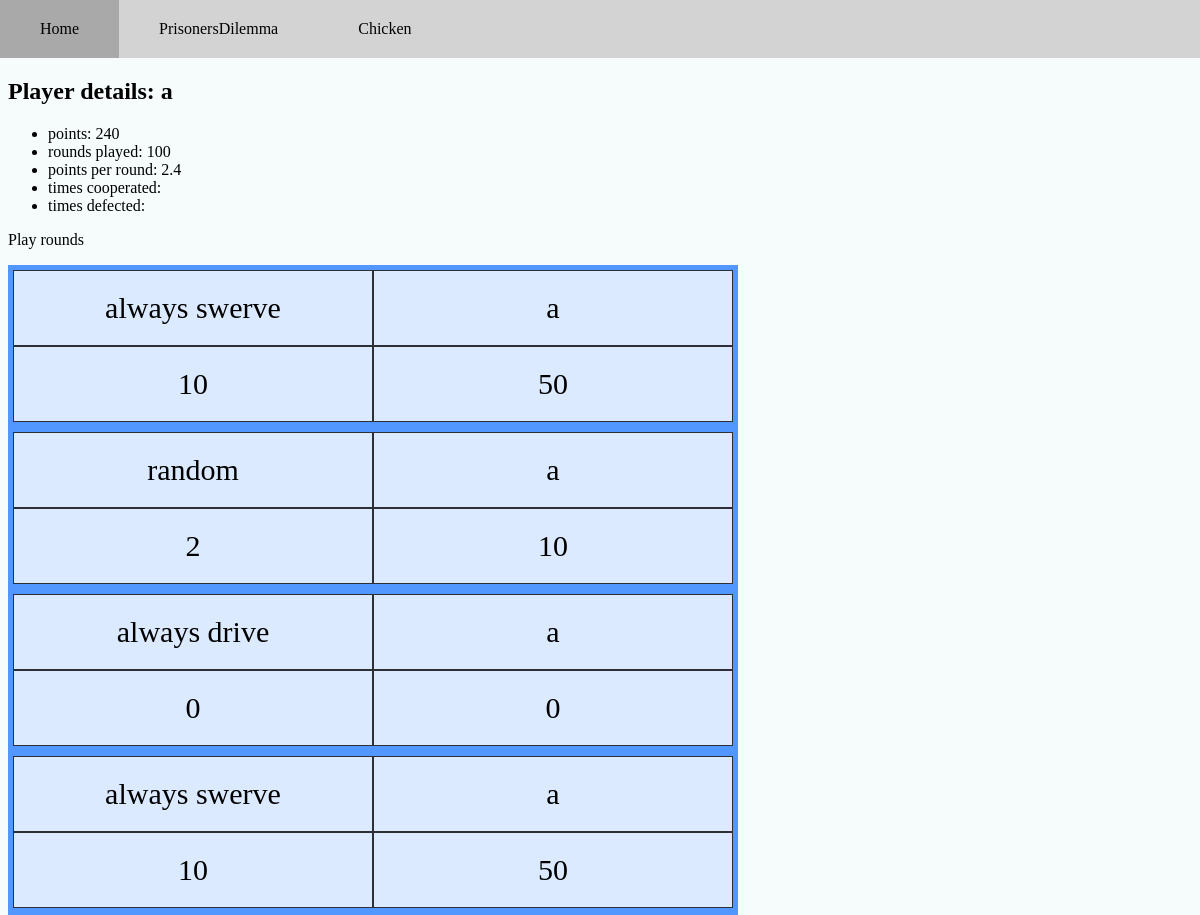
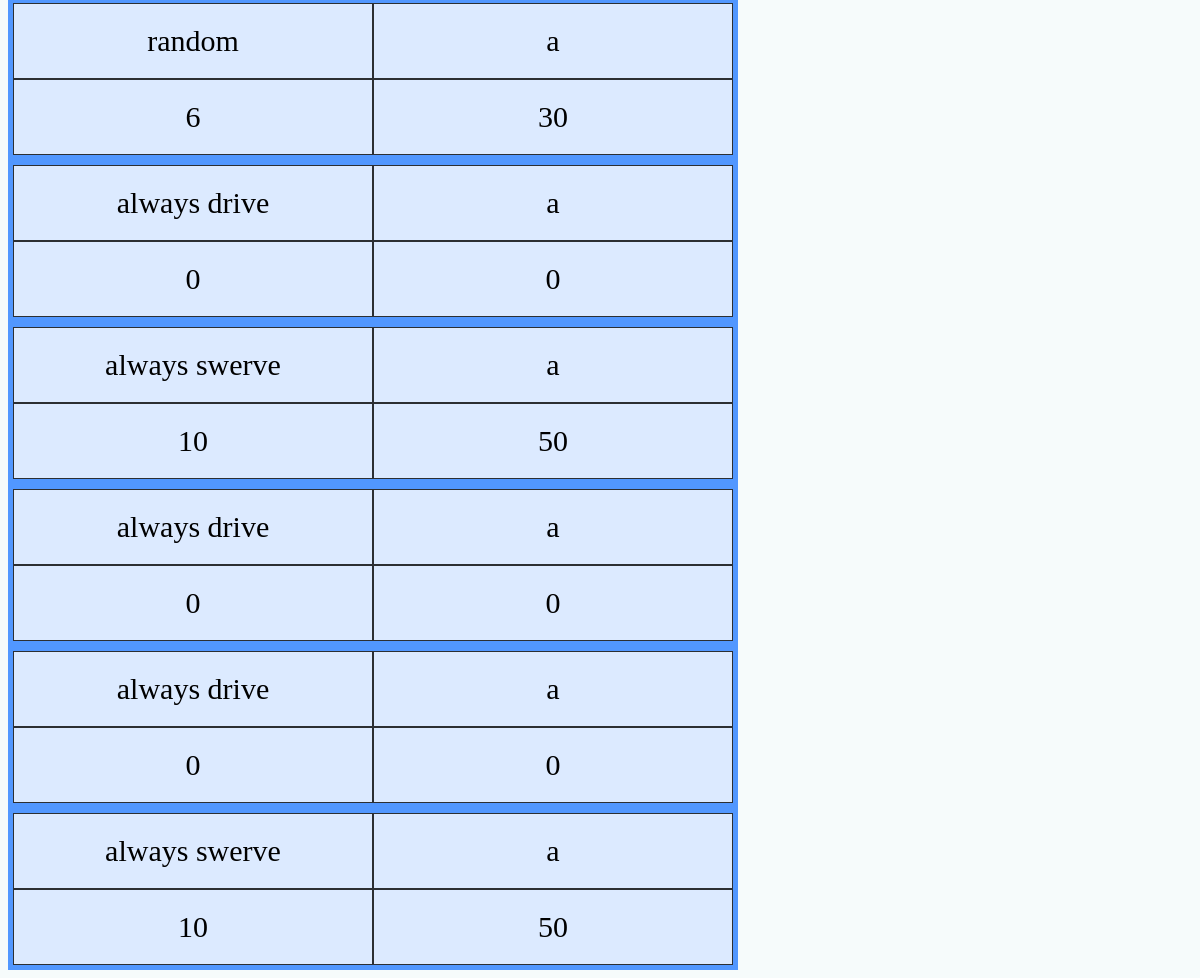
Page /games/playerDetail/20 on the earlier database version (2 pictures, top to bottom).
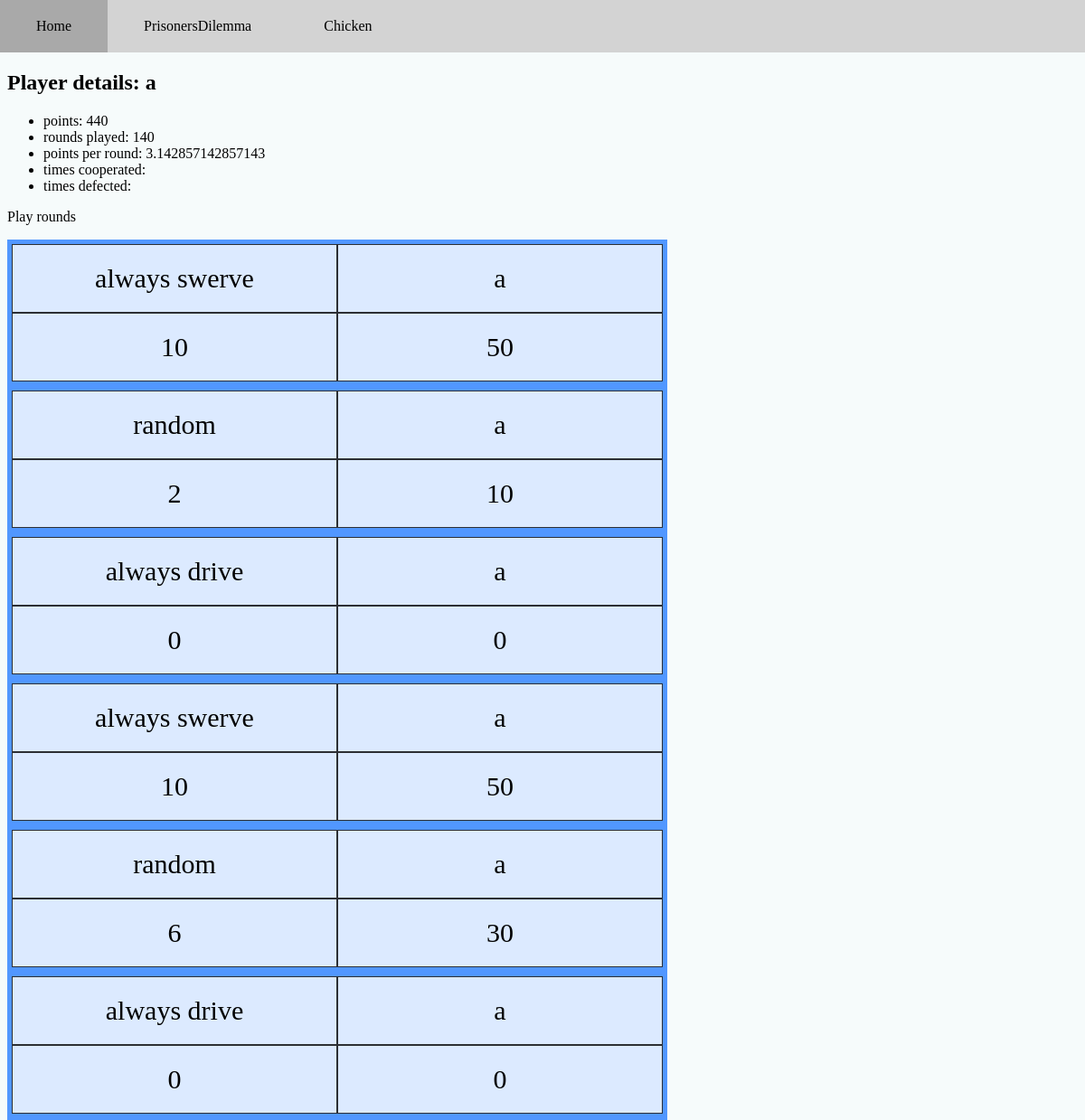
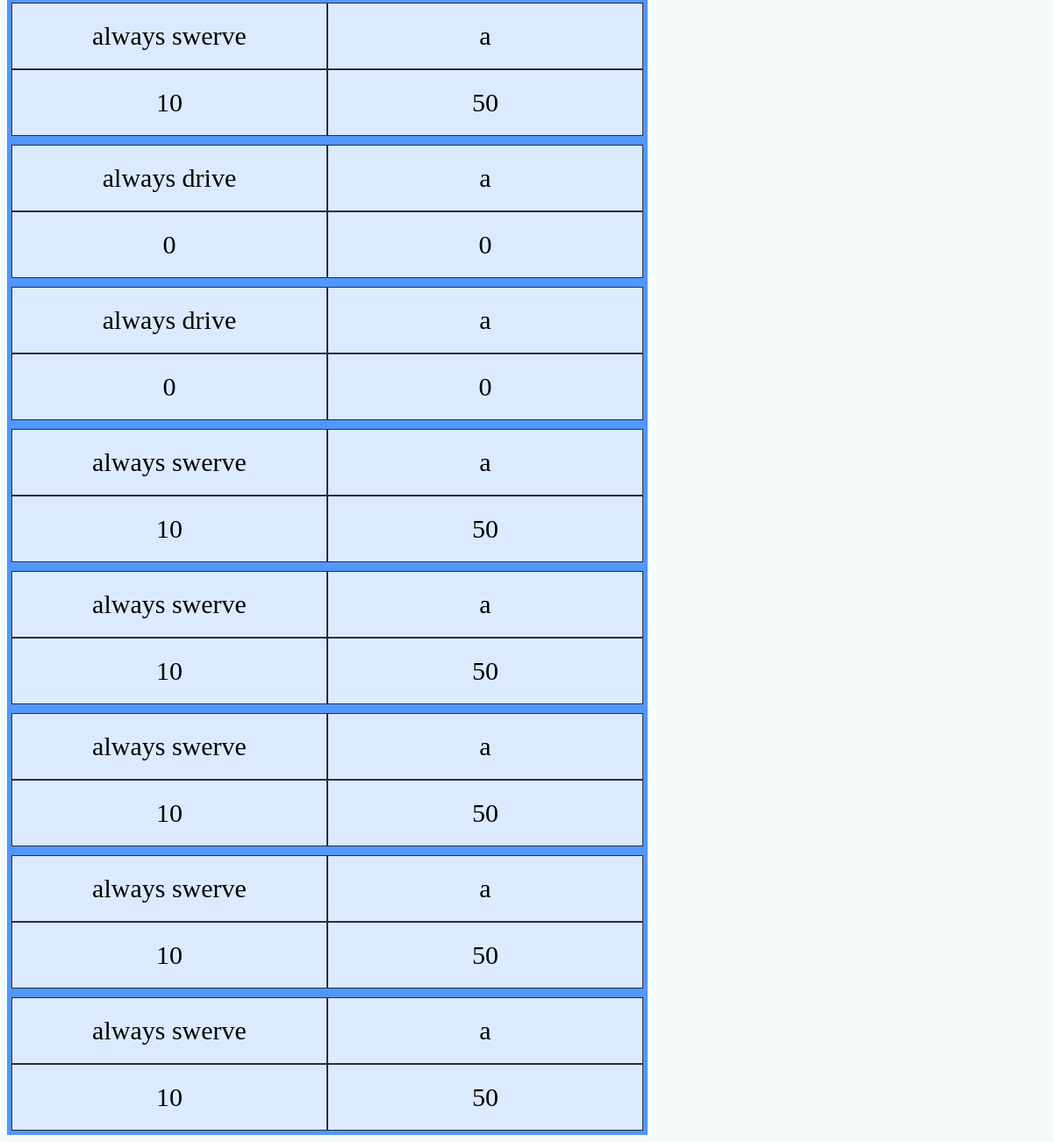
Same page on the later database version (2 pictures, top to bottom).
### games/models.py (models this page shows, shortened)
class Player(models.Model):
    name = models.TextField(max_length=100, default="default")
    user = models.ForeignKey(User, related_name="players", on_delete=models.CASCADE)
    strategy = models.TextField(default="default")
    points = models.IntegerField(default=0)
    rounds_played = models.IntegerField(default=0)
    points_per_round = models.FloatField(default=0)
    game = models.ForeignKey(Game, related_name= 'players', on_delete=models.CASCADE)

class MatchSummary(models.Model):
    players = models.ManyToManyField(Player, related_name='matches')
    def getTotalPoints(self, player):
        total = 0
        for round in self.rounds.all():
            for playerPointPair in round.playerPointPairs.all():
                if(player == playerPointPair.player):
                    total += playerPointPair.points
        return total

class RoundData(models.Model):
    match = models.ForeignKey(MatchSummary, related_name='rounds', on_delete=models.CASCADE)

class PlayerPointPair(models.Model):
    round = models.ForeignKey(RoundData, related_name='playerPointPairs', on_delete=models.CASCADE)
    player = models.ForeignKey(Player, on_delete=models.CASCADE)
    points = models.IntegerField(default=0)
    move = models.TextField()

### games/views.py (the view)
# urls.py: path("playerDetail/<int:pk>", views.playerDetail.as_view(), name="playerDetail"),
class playerDetail(generic.DetailView):
    model = Player
    template_name = "games/playerDetail.html"

### games/templatetags/my_tags.py (called while the page is built)
@register.filter
def getTotalPoints(matchSummary, player):
    return matchSummary.getTotalPoints(player)

### games/templates/games/playerDetail.html (shortened to what this page needs)
{% extends 'registration/base.html' %}
{% block content %}
{% load my_tags %}
<h2>Player details: {{player.name}}</h2>
<ul>
    <li>points: {{player.points}}</li>
    <li>rounds played: {{player.rounds_played}}</li>
    <li>points per round: {{player.points_per_round}}</li>
    <li>times cooperated: {{player.timesC}}</li>
    <li>times defected: {{player.timesD}}</li>
</ul>
<a href= {% url "games:playRounds" player.id%}>Play rounds</a>
    {% for match in player.matches.all %}
    <a href={% url "games:matchDetail" match.pk %}>
        <div class="grid-container" id="grid-link">
            {% for player in match.players.all %}
                <div class="grid-item">{{player.name}}</div>
                <div class="grid-item">{{match|getTotalPoints:player}}</div>
            {% endfor %}
        </div>
    </a>
    {% endfor %}
{% endblock %}

Differences in the rows shown:
changed Player (number 1 of 4 on the later page): points "240" → "440"; rounds_played "100" → "140"; points_per_round "2.4" → "3.142857142857143"
added MatchSummary: id.player_id "10", id.player_id "50", Player (name "always swerve"), Player (name "a")
added MatchSummary: id.player_id "10", id.player_id "50", Player (name "always swerve"), Player (name "a")
added MatchSummary: id.player_id "10", id.player_id "50", Player (name "always swerve"), Player (name "a")
added MatchSummary: id.player_id "10", id.player_id "50", Player (name "always swerve"), Player (name "a")
